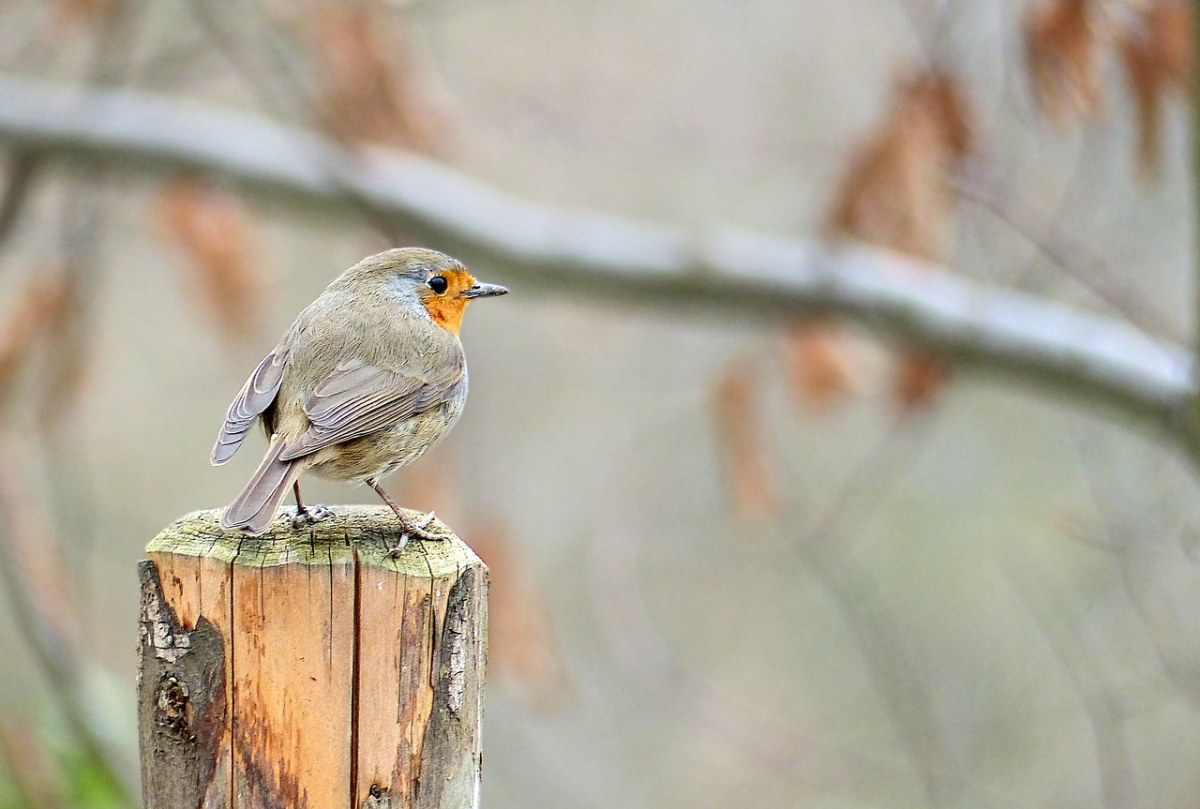
//> input picture images/pic/201910282300503083.jpg, 1200 x 809 px, given in place of gril.jpg, which was not available
$ ./ffillldemo images/pic/201910282300503083.jpg   (built with g++ and OpenCV 4)
//> lines starting //> are read from the running program, lines starting //| are printed output that depends on the picture; after the words box and inside, x2 and y2 are one past the last pixel; in counts of white or black regions, pixels touching at a corner belong together; pictures that were not available may be replaced by others from this repository, and a replacement may not be noted
#include "opencv2/imgproc.hpp"
#include "opencv2/imgcodecs.hpp"
#include "opencv2/videoio.hpp"
#include "opencv2/highgui.hpp"
#include <iostream>
using namespace cv;
using namespace std;
static void help(char** argv)
{
    cout << "\nThis program demonstrated the floodFill() function\n"
            "Call:\n"
        <<  argv[0]
        <<  " [image_name -- Default: fruits.jpg]\n" << endl;
    cout << "Hot keys: \n"
            "\tESC - quit the program\n"
            "\tc - switch color/grayscale mode\n"
            "\tm - switch mask mode\n"
            "\tr - restore the original image\n"
            "\ts - use null-range floodfill\n"
            "\tf - use gradient floodfill with fixed(absolute) range\n"
            "\tg - use gradient floodfill with floating(relative) range\n"
            "\t4 - use 4-connectivity mode\n"
            "\t8 - use 8-connectivity mode\n" << endl;
}
Mat image0, image, gray, mask;
int ffillMode = 1;
int loDiff = 20, upDiff = 20;
int connectivity = 4;
int isColor = true;
bool useMask = false;
int newMaskVal = 255;

static void onMouse( int event, int x, int y, int, void* )
{
    if( event != EVENT_LBUTTONDOWN )
        return;
    Point seed = Point(x,y);
    int lo = ffillMode == 0 ? 0 : loDiff;
    int up = ffillMode == 0 ? 0 : upDiff;
    int flags = connectivity + (newMaskVal << 8) +
                (ffillMode == 1 ? FLOODFILL_FIXED_RANGE : 0);
    int b = (unsigned)theRNG() & 255;
    int g = (unsigned)theRNG() & 255;
    int r = (unsigned)theRNG() & 255;
    Rect ccomp;
    Scalar newVal = isColor ? Scalar(b, g, r) : Scalar(r*0.299 + g*0.587 + b*0.114);
    Mat dst = isColor ? image : gray;
    int area;
    if( useMask )
    {
        threshold(mask, mask, 1, 128, THRESH_BINARY);
        area = floodFill(dst, mask, seed, newVal, &ccomp, Scalar(lo, lo, lo),
                  Scalar(up, up, up), flags);
        imshow( "mask", mask );
    }
    else
    {
        area = floodFill(dst, seed, newVal, &ccomp, Scalar(lo, lo, lo),
                  Scalar(up, up, up), flags);
    }
    imshow("image", dst);
    cout << area << " pixels were repainted\n";
}
int main( int argc, char** argv )
{
    cv::CommandLineParser parser (argc, argv,
        "{help h | | show help message}{@image|fruits.jpg| input image}"
    );
    if (parser.has("help"))
    {
        parser.printMessage();
        return 0;
    }
    string filename = parser.get<string>("@image");
    //image0 = imread(samples::findFile(filename), 1);
    image0 = imread("./image/gril.jpg", 1);
//> image0 is the input picture: 809 rows x 1200 cols, CV_8UC3; mean B, G, R 151.5, 167.3, 175
    if( image0.empty() )
    {
        cout << "Image empty\n";
        parser.printMessage();
        return 0;
    }
    help(argv);

    image0.copyTo(image);
    cvtColor(image0, gray, COLOR_BGR2GRAY);
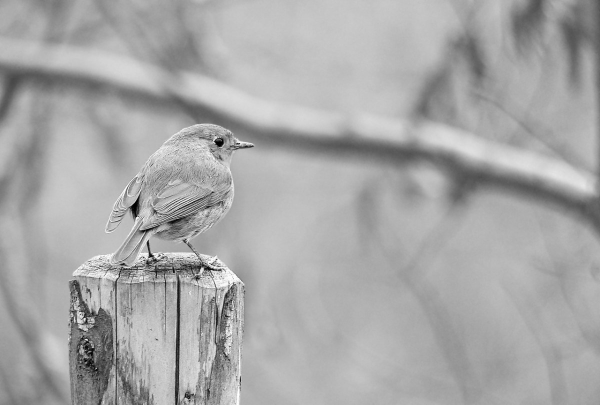
//> gray: 809 rows x 1200 cols, CV_8UC1 (shown at 1/2 size); min 0, max 255, mean 167.8
    mask.create(image0.rows+2, image0.cols+2, CV_8UC1);
    namedWindow( "image", 0 );

    createTrackbar( "lo_diff", "image", &loDiff, 255, 0 );
    createTrackbar( "up_diff", "image", &upDiff, 255, 0 );
    setMouseCallback( "image", onMouse, 0 );
    for(;;)
    {
        imshow("image", isColor ? image : gray);
        char c = (char)waitKey(0);
//> the left mouse button is pressed and released at (300, 202)
//> in onMouse, `area = floodFill(dst, seed, newVal, &ccomp, Scalar(lo, lo, lo), Scalar..`: area = 18948; ccomp = Rect(229, 178, 971, 255)
//| 18948 pixels were repainted
//> the left mouse button is pressed and released at (900, 202)
//> call 3 of onMouse, with event = 1, x = 900, y = 202
//> in onMouse (call 3), `area = floodFill(dst, seed, newVal, &ccomp, Scalar(lo, lo, lo), Scalar..`:
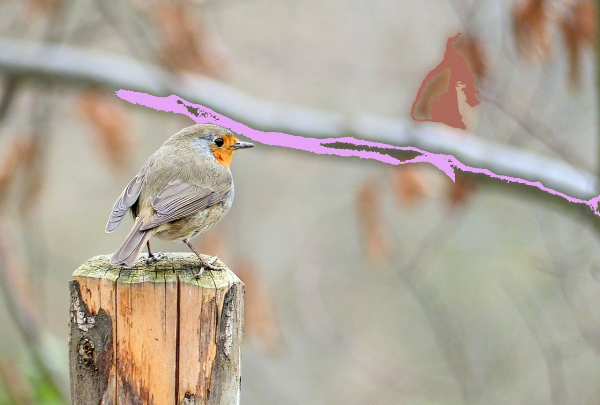
//> dst: 809 rows x 1200 cols, CV_8UC3 (shown at 1/2 size); mean B, G, R 154.2, 167.9, 177.3
//> in onMouse (call 3), `area = floodFill(dst, seed, newVal, &ccomp, Scalar(lo, lo, lo), Scalar..`: area = 9224; ccomp = Rect(821, 65, 141, 195)
//| 9224 pixels were repainted
//> the left mouse button is pressed and released at (900, 606)
//> in onMouse (call 5), `area = floodFill(dst, seed, newVal, &ccomp, Scalar(lo, lo, lo), Scalar..`:
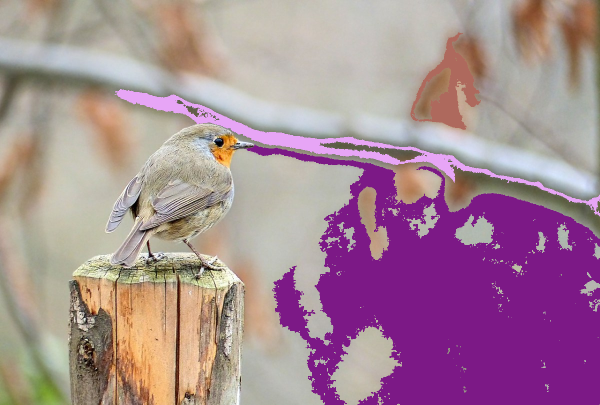
//> dst: 809 rows x 1200 cols, CV_8UC3 (shown at 1/2 size); mean B, G, R 149.3, 136.2, 167.1
//> in onMouse (call 5), `area = floodFill(dst, seed, newVal, &ccomp, Scalar(lo, lo, lo), Scalar..`: area = 208891; ccomp = Rect(488, 289, 712, 520)
//| 208891 pixels were repainted
//> the left mouse button is pressed and released at (300, 606)
//> in onMouse (call 7), `area = floodFill(dst, seed, newVal, &ccomp, Scalar(lo, lo, lo), Scalar..`:
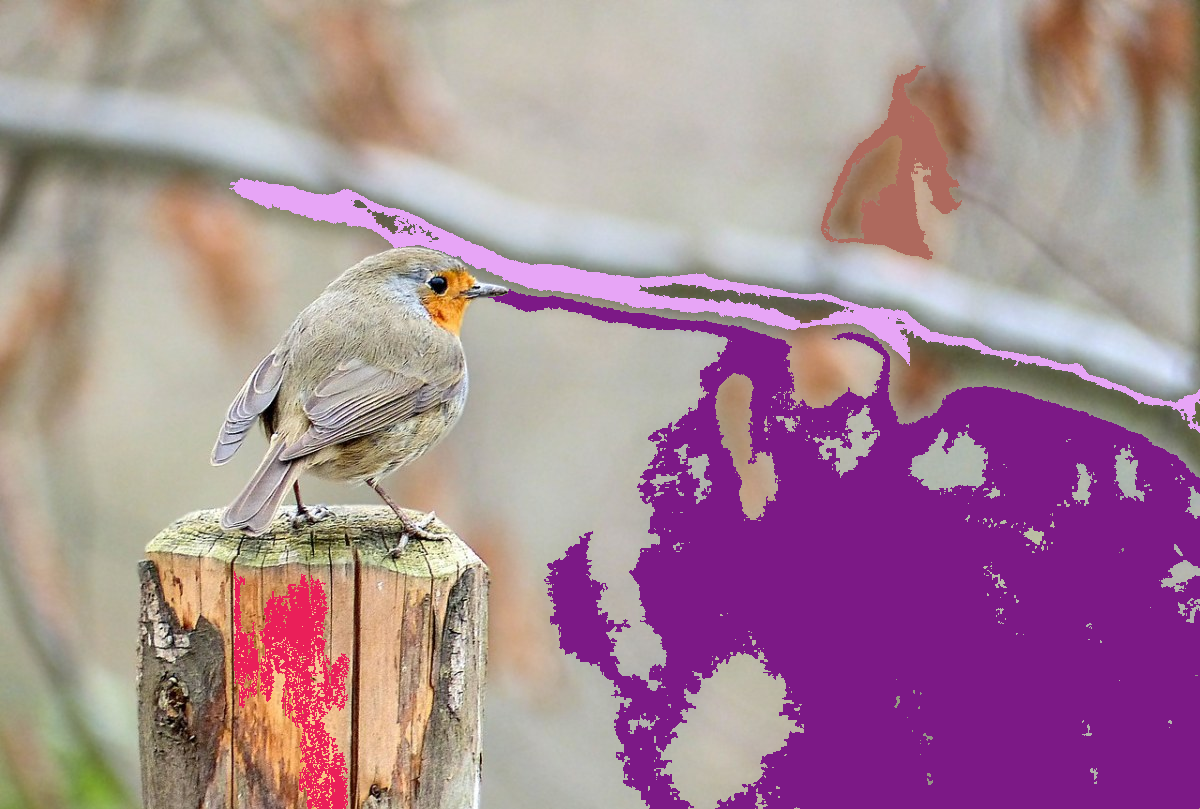
//> dst: 809 rows x 1200 cols, CV_8UC3; 1.12% of pixels changed, all inside (x1, y1, x2, y2) = (234, 571, 350, 809)
//> in onMouse (call 7), `area = floodFill(dst, seed, newVal, &ccomp, Scalar(lo, lo, lo), Scalar..`: area = 10887; ccomp = Rect(234, 571, 116, 238)
//| 10887 pixels were repainted
//> the Esc key is pressed
        if( c == 27 )
        {
            cout << "Exiting ...\n";
            break;
        }
        switch( c )
        {
        case 'c':
            if( isColor )
            {
                cout << "Grayscale mode is set\n";
                cvtColor(image0, gray, COLOR_BGR2GRAY);
                mask = Scalar::all(0);
                isColor = false;
            }
            else
            {
                cout << "Color mode is set\n";
                image0.copyTo(image);
                mask = Scalar::all(0);
                isColor = true;
            }
            break;
        case 'm':
            if( useMask )
            {
                destroyWindow( "mask" );
                useMask = false;
            }
            else
            {
                namedWindow( "mask", 0 );
                mask = Scalar::all(0);
                imshow("mask", mask);
                useMask = true;
            }
            break;
        case 'r':
            cout << "Original image is restored\n";
            image0.copyTo(image);
            cvtColor(image, gray, COLOR_BGR2GRAY);
            mask = Scalar::all(0);
            break;
        case 's':
            cout << "Simple floodfill mode is set\n";
            ffillMode = 0;
            break;
        case 'f':
            cout << "Fixed Range floodfill mode is set\n";
            ffillMode = 1;
            break;
        case 'g':
            cout << "Gradient (floating range) floodfill mode is set\n";
            ffillMode = 2;
            break;
        case '4':
            cout << "4-connectivity mode is set\n";
            connectivity = 4;
            break;
        case '8':
            cout << "8-connectivity mode is set\n";
            connectivity = 8;
            break;
        }
    }
    return 0;
}

$ run again, on images/pic/3.jpg
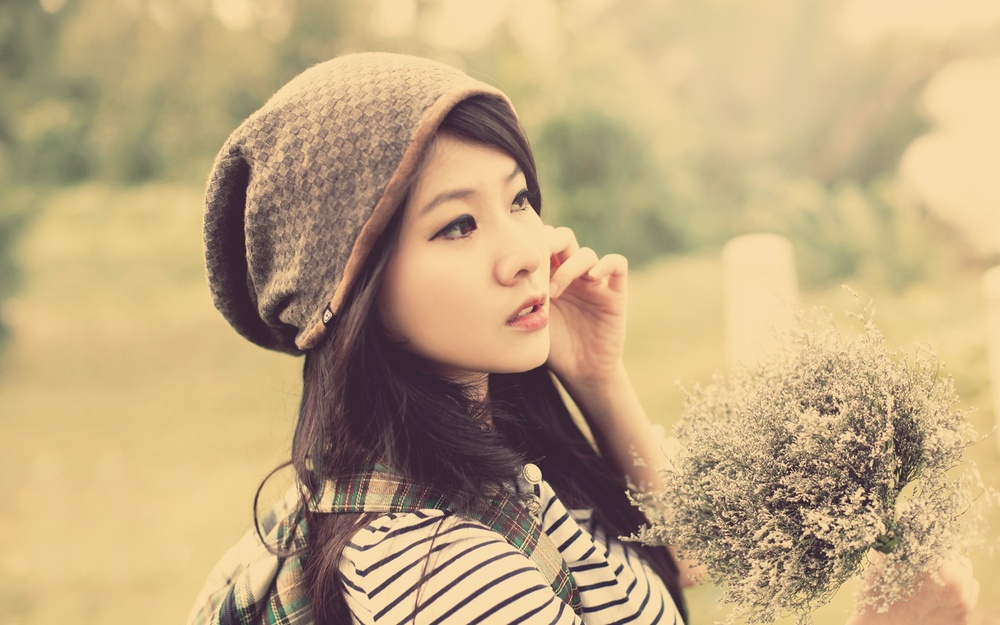
//> input picture images/pic/3.jpg, 1000 x 625 px, shrunk from 1920 x 1200 before the run, given in place of gril.jpg, which was not available
//> image0 is the input picture: 625 rows x 1000 cols, CV_8UC3; mean B, G, R 127.4, 167, 192
//> `cvtColor(image0, gray, COLOR_BGR2GRAY);`:
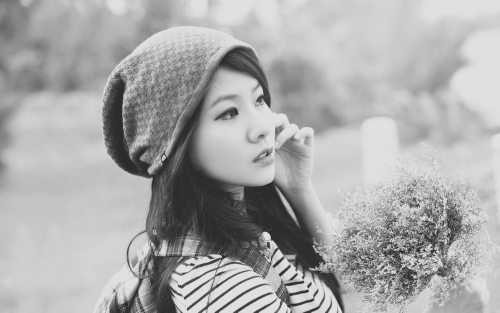
//> gray: 625 rows x 1000 cols, CV_8UC1 (shown at 1/2 size); min 20, max 241, mean 169.9
//> dst: 625 rows x 1000 cols, CV_8UC3; 78 pixels changed, all inside (x1, y1, x2, y2) = (242, 149, 254, 164)
//> area = 78; ccomp = Rect(242, 149, 12, 15)
//| 78 pixels were repainted
//| 98884 pixels were repainted
//> dst: 625 rows x 1000 cols, CV_8UC3; mean B, G, R 118.8, 152, 184.4
//| 1 pixels were repainted
//> in onMouse (call 7), `area = floodFill(dst, seed, newVal, &ccomp, Scalar(lo, lo, lo), Scalar..`:
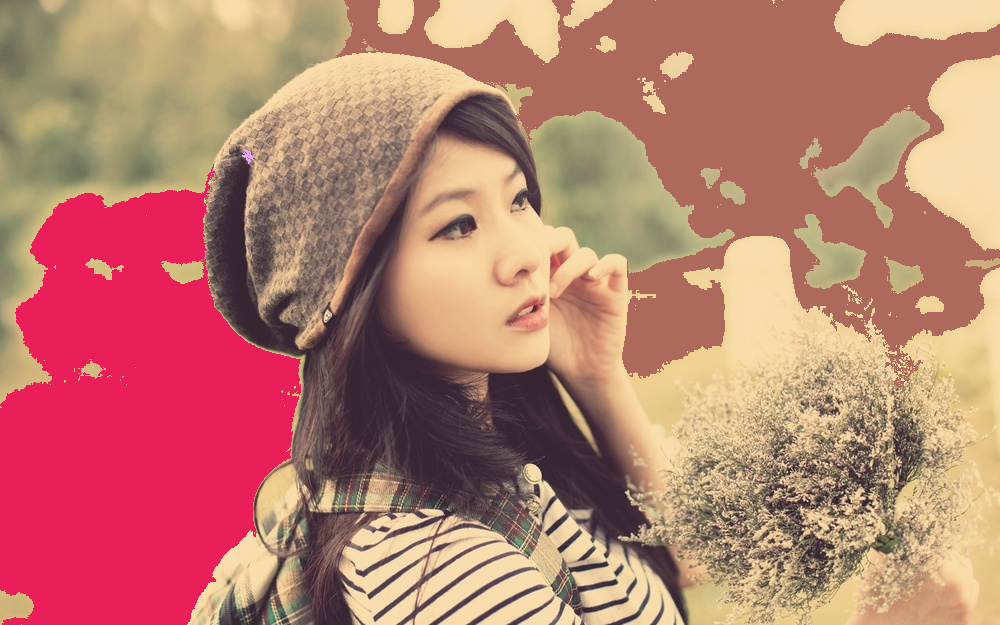
//> dst: 625 rows x 1000 cols, CV_8UC3; mean B, G, R 111.4, 126.6, 185.4
//> area = 94826; ccomp = Rect(0, 164, 301, 461)
//| 94826 pixels were repainted

$ run again, on images/pic/2019101612253221406.jpg!cc0.cn.jpg
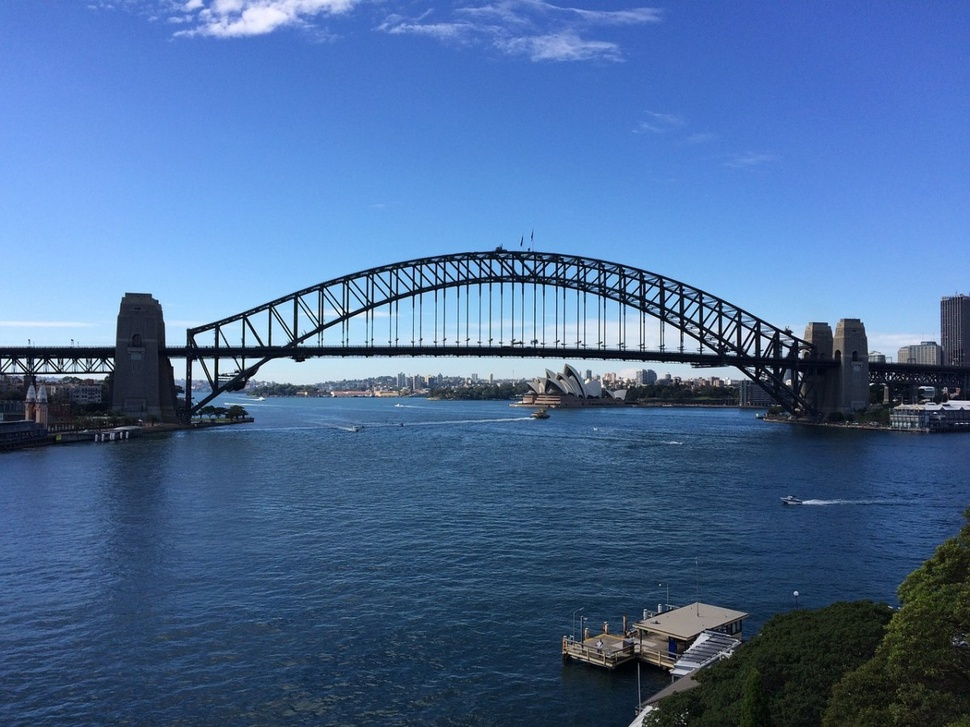
//> input picture images/pic/2019101612253221406.jpg!cc0.cn.jpg, 970 x 727 px, shrunk from 1200 x 900 before the run, given in place of gril.jpg, which was not available
//> image0 is the input picture: 727 rows x 970 cols, CV_8UC3; mean B, G, R 152.9, 107.3, 74.3
//> `cvtColor(image0, gray, COLOR_BGR2GRAY);`:
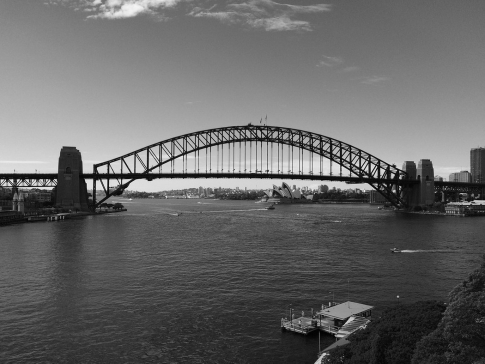
//> gray: 727 rows x 970 cols, CV_8UC1 (shown at 1/2 size); min 0, max 253, mean 102.6
//> area = 94690; ccomp = Rect(0, 57, 970, 229)
//| 94690 pixels were repainted
//| 67020 pixels were repainted
//| 65401 pixels were repainted
//> in onMouse (call 7), `area = floodFill(dst, seed, newVal, &ccomp, Scalar(lo, lo, lo), Scalar..`:
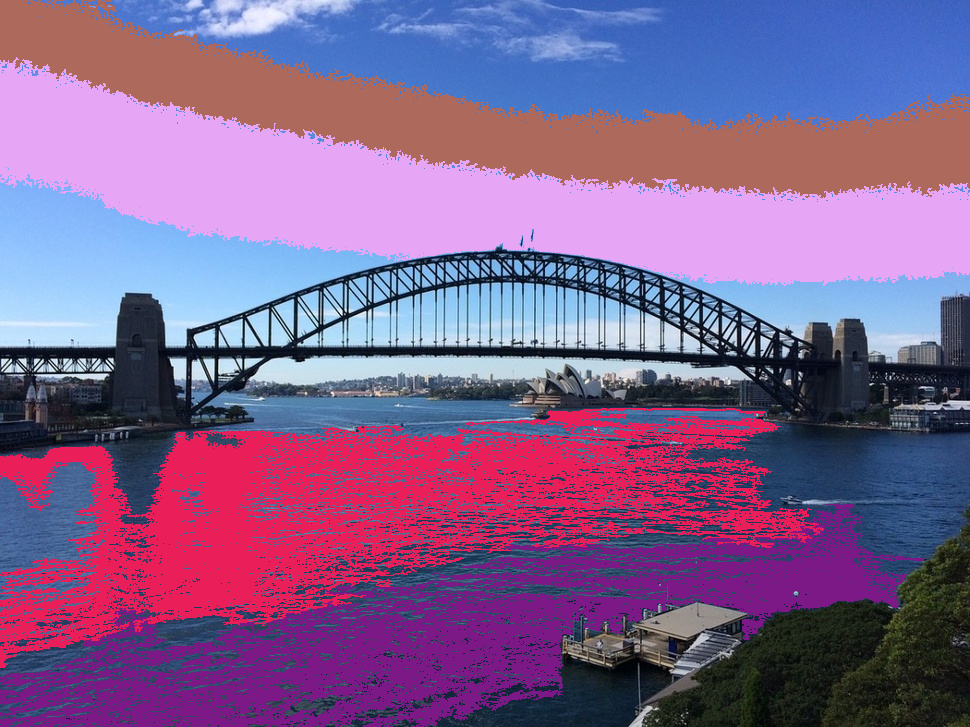
//> dst: 727 rows x 970 cols, CV_8UC3; mean B, G, R 143.7, 96.3, 129.7
//> area = 82957; ccomp = Rect(0, 408, 824, 260)
//| 82957 pixels were repainted
